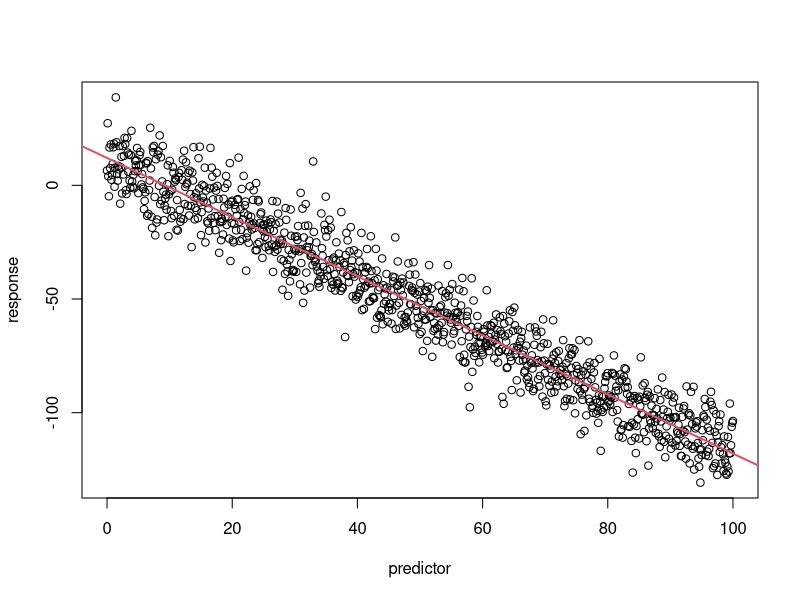
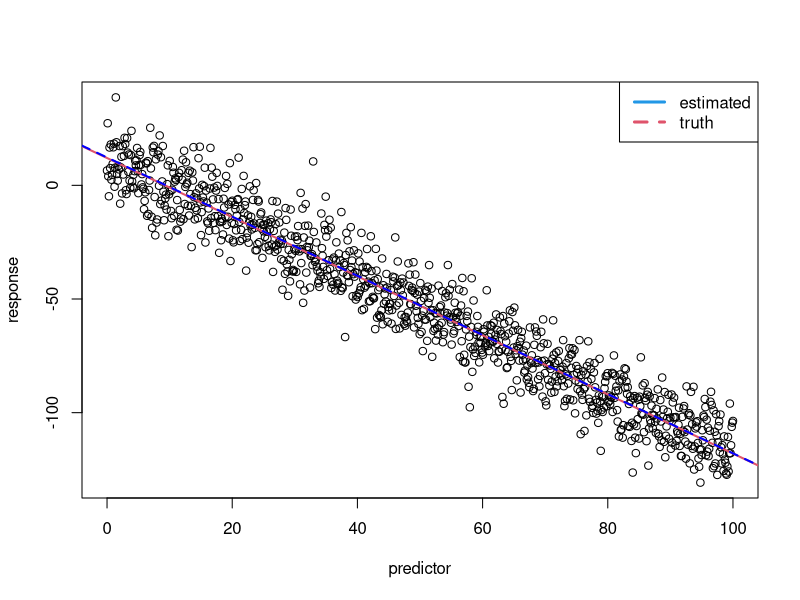

The R source for these figures, in order:
## ---- chunk 1
x <- seq(0,100,length.out=1000)
y <- rnorm(1e3,mean=-1.3*x+12,sd=10)
plot(x,y,xlab="predictor",ylab="response")
	abline(a=12,b=-1.3,col=2,lwd=2)
## ---- chunk 2
mydata <- data.frame("x"=x,"y"=y)
mod <- lm(y ~ x,data=mydata)
mod$coefficients
summary(mod)$sigma
plot(mydata,xlab="predictor",ylab="response")
	abline(a=12,b=-1.3,col=2,lwd=2)
	abline(mod,col="blue",lwd=2,lty=2)
	legend(x="topright",col=c(4,2),lty=c(1,2),lwd=3,legend=c("estimated","truth"))
## ---- chunk 3
logLikelihood <- sum(dnorm(y,mean=13+-1*x,sd=11,log=TRUE))
logPrior <- dnorm(13,mean=0,sd=1,log=TRUE) + dnorm(-1,mean=0,sd=1,log=TRUE) + dexp(11,rate=1,log=TRUE)
